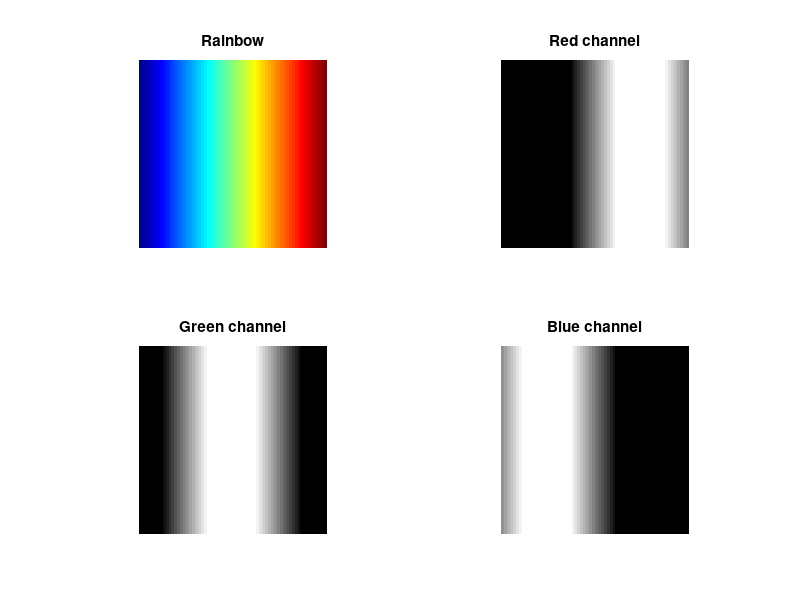
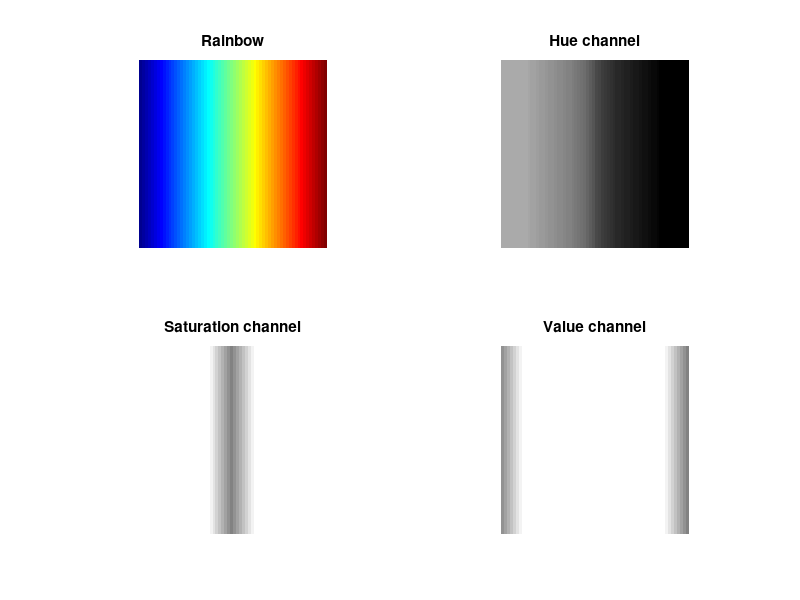
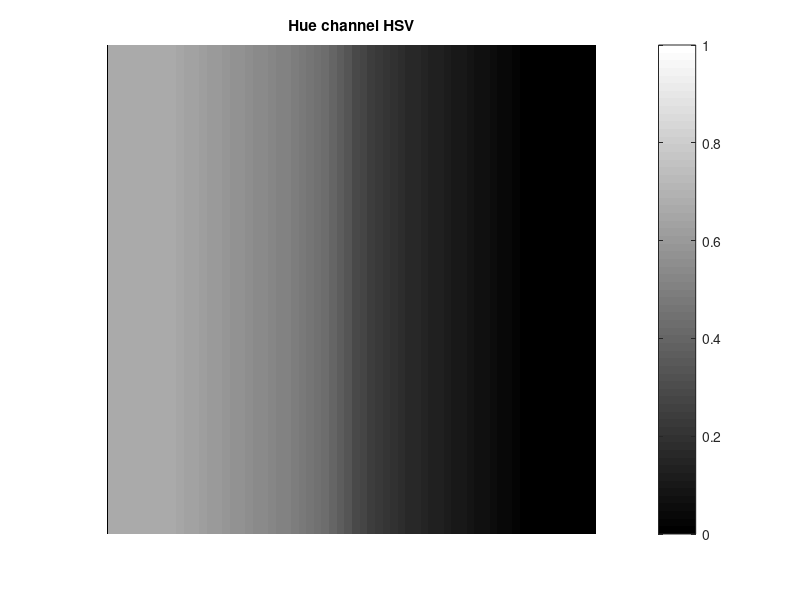
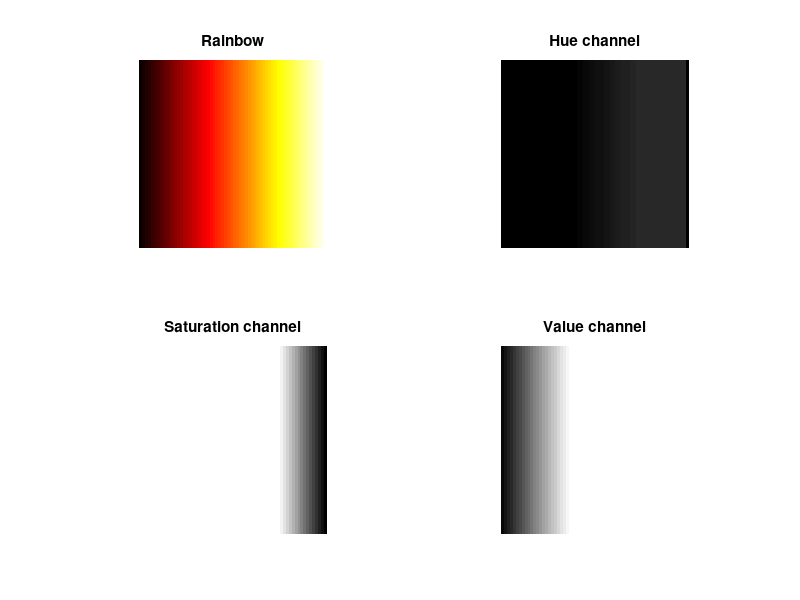

MATLAB code for these plots, in order: (Note: this script raises an error after producing the figures.)
ImgRainbow = reshape(ones(64,1)*reshape(jet(64),1,192), [64,64,3]);

figure('Name','Jet RGB','NumberTitle','off')

subplot (2, 2, 1);
imshow(ImgRainbow), title('Rainbow');

subplot (2, 2, 2);
imshow(ImgRainbow(:, :, 1)), title('Red channel');

subplot (2, 2, 3);
imshow(ImgRainbow(:, :, 2)), title('Green channel');

subplot (2, 2, 4);
imshow(ImgRainbow(:, :, 3)), title('Blue channel');

figure('Name','Jet HSV','NumberTitle','off')

RainbowHSV = rgb2hsv(ImgRainbow);

subplot (2, 2, 1);
imshow(ImgRainbow), title('Rainbow');

subplot (2, 2, 2);
imshow(RainbowHSV(:, :, 1)), title('Hue channel');

subplot (2, 2, 3);
imshow(RainbowHSV(:, :, 2)), title('Saturation channel');

subplot (2, 2, 4);
imshow(RainbowHSV(:, :, 3)), title('Value channel');

figure('Name','Jet Hue channel HSV','NumberTitle','off')

imshow(RainbowHSV(:, :, 1), 'InitialMagnification', 'fit'), title('Hue channel HSV');
colormap hsv, colorbar

for c = 1:6
    switch c
        case 1
            mappa_colore = reshape(hot(64),1,192);
            mappa = 'Hot';
        case 2
            mappa_colore = reshape(parula(64),1,192);
            mappa = 'Parula';
        case 3
            mappa_colore = reshape(winter(64),1,192);
            mappa = 'Winter';
        case 4
            mappa_colore = reshape(spring(64),1,192);
            mappa = 'Spring';
        case 5
            mappa_colore = reshape(summer(64),1,192);
            mappa = 'Summer';
        case 6
            mappa_colore = reshape(autumn(64),1,192);
            mappa = 'Autumn';
    end
    ImgRainbow = reshape(ones(64,1)*mappa_colore, [64,64,3]);
    figure('Name',sprintf(mappa),'NumberTitle','off')
    RainbowHSV = rgb2hsv(ImgRainbow);

    subplot (2, 2, 1);
    imshow(ImgRainbow), title('Rainbow');

    subplot (2, 2, 2);
    imshow(RainbowHSV(:,:,1)), title('Hue channel');

    subplot (2, 2, 3);
    imshow(RainbowHSV(:,:,2)), title('Saturation channel');

    subplot (2, 2, 4);
    imshow(RainbowHSV(:,:,3)), title('Value channel');
end
